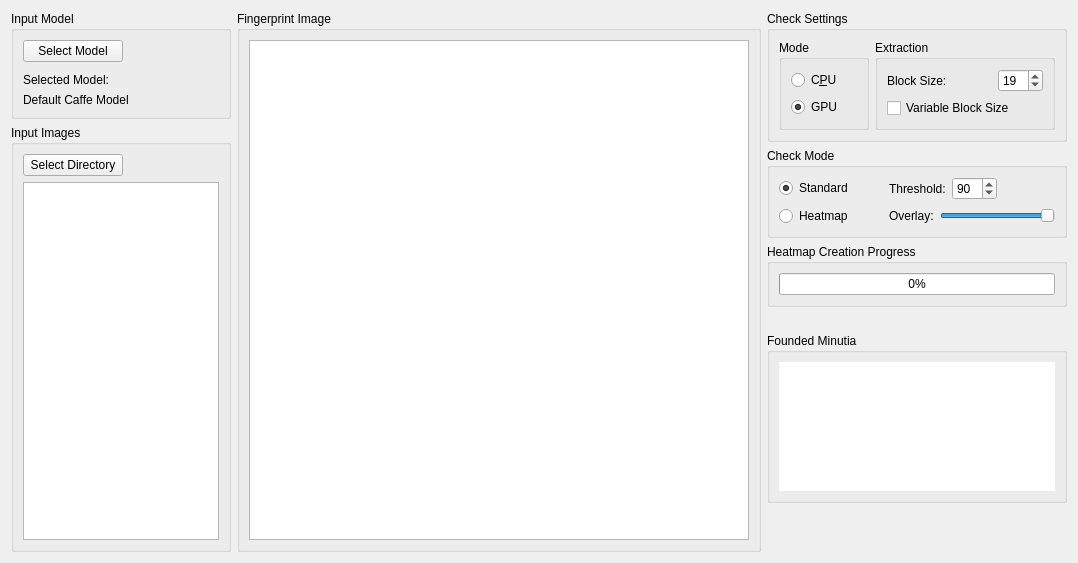
      <widget class="QWidget" name="tab_checker">
       <attribute name="title">
        <string>Minutiae Checker</string>
       </attribute>
       <layout class="QHBoxLayout" name="horizontalLayout_53">
        <item>
         <layout class="QVBoxLayout" name="verticalLayout_15">
          <item>
           <widget class="QGroupBox" name="groupBox_inputModel">
            <property name="maximumSize">
             <size>
              <width>16777215</width>
              <height>120</height>
             </size>
            </property>
            <property name="title">
             <string>Input Model</string>
            </property>
            <layout class="QVBoxLayout" name="verticalLayout_14">
             <item>
              <widget class="QPushButton" name="pushButton_inputModel">
               <property name="sizePolicy">
                <sizepolicy hsizetype="Fixed" vsizetype="Fixed">
                 <horstretch>0</horstretch>
                 <verstretch>0</verstretch>
                </sizepolicy>
               </property>
               <property name="maximumSize">
                <size>
                 <width>100</width>
                 <height>16777215</height>
                </size>
               </property>
               <property name="text">
                <string>Select Model</string>
               </property>
              </widget>
             </item>
             <item>
              <spacer name="verticalSpacer_2">
               <property name="orientation">
                <enum>Qt::Vertical</enum>
               </property>
               <property name="sizeType">
                <enum>QSizePolicy::Fixed</enum>
               </property>
               <property name="sizeHint" stdset="0">
                <size>
                 <width>20</width>
                 <height>5</height>
                </size>
               </property>
              </spacer>
             </item>
             <item>
              <widget class="QLabel" name="label_selectedModel">
               <property name="text">
                <string>Selected Model:</string>
               </property>
              </widget>
             </item>
             <item>
              <widget class="QLabel" name="label_selectedModelName">
               <property name="text">
                <string>Default Caffe Model</string>
               </property>
              </widget>
             </item>
            </layout>
           </widget>
          </item>
          <item>
           <widget class="QGroupBox" name="groupBox_inputImages_2">
            <property name="maximumSize">
             <size>
              <width>220</width>
              <height>16777215</height>
             </size>
            </property>
            <property name="title">
             <string>Input Images</string>
            </property>
            <layout class="QVBoxLayout" name="verticalLayout_12">
             <item>
              <widget class="QPushButton" name="pushButton_inputDirectory_2">
               <property name="sizePolicy">
                <sizepolicy hsizetype="Fixed" vsizetype="Fixed">
                 <horstretch>0</horstretch>
                 <verstretch>0</verstretch>
                </sizepolicy>
               </property>
               <property name="maximumSize">
                <size>
                 <width>100</width>
                 <height>16777215</height>
                </size>
               </property>
               <property name="text">
                <string>Select Directory</string>
               </property>
              </widget>
             </item>
             <item>
              <widget class="QListWidget" name="listWidget_inputImages_2">
               <property name="sizePolicy">
                <sizepolicy hsizetype="Fixed" vsizetype="Expanding">
                 <horstretch>0</horstretch>
                 <verstretch>0</verstretch>
                </sizepolicy>
               </property>
               <property name="maximumSize">
                <size>
                 <width>16777215</width>
                 <height>16777215</height>
                </size>
               </property>
              </widget>
             </item>
            </layout>
           </widget>
          </item>
         </layout>
        </item>
        <item>
         <widget class="QGroupBox" name="groupBox_fingerprintImage_2">
          <property name="title">
           <string>Fingerprint Image</string>
          </property>
          <layout class="QVBoxLayout" name="verticalLayout_11">
           <item>
            <widget class="QGraphicsView" name="graphicsView_fingerprintChecker">
             <property name="minimumSize">
              <size>
               <width>500</width>
               <height>500</height>
              </size>
             </property>
             <property name="dragMode">
              <enum>QGraphicsView::ScrollHandDrag</enum>
             </property>
            </widget>
           </item>
          </layout>
         </widget>
        </item>
        <item>
         <layout class="QVBoxLayout" name="verticalLayout_66">
          <item>
           <widget class="QGroupBox" name="groupBox_minChecker_checkSettings">
            <property name="minimumSize">
             <size>
              <width>300</width>
              <height>0</height>
             </size>
            </property>
            <property name="maximumSize">
             <size>
              <width>300</width>
              <height>16777215</height>
             </size>
            </property>
            <property name="title">
             <string>Check Settings</string>
            </property>
            <layout class="QHBoxLayout" name="horizontalLayout_11">
             <item>
              <widget class="QGroupBox" name="groupBox_minChecker_mode">
               <property name="maximumSize">
                <size>
                 <width>90</width>
                 <height>16777215</height>
                </size>
               </property>
               <property name="title">
                <string>Mode</string>
               </property>
               <layout class="QVBoxLayout" name="verticalLayout_16">
                <item>
                 <widget class="QRadioButton" name="radioButton_minChecker_cpuMode">
                  <property name="text">
                   <string>C&amp;PU</string>
                  </property>
                 </widget>
                </item>
                <item>
                 <widget class="QRadioButton" name="radioButton_minChecker_gpuMode">
                  <property name="text">
                   <string>GPU</string>
                  </property>
                  <property name="checked">
                   <bool>true</bool>
                  </property>
                 </widget>
                </item>
               </layout>
              </widget>
             </item>
             <item>
              <widget class="QGroupBox" name="groupBox_minChecker_extactionSettings">
               <property name="title">
                <string>Extraction</string>
               </property>
               <layout class="QVBoxLayout" name="verticalLayout_26">
                <item>
                 <layout class="QHBoxLayout" name="horizontalLayout_3">
                  <item>
                   <widget class="QLabel" name="label_checkBlockSize">
                    <property name="minimumSize">
                     <size>
                      <width>0</width>
                      <height>0</height>
                     </size>
                    </property>
                    <property name="maximumSize">
                     <size>
                      <width>16777215</width>
                      <height>16777215</height>
                     </size>
                    </property>
                    <property name="text">
                     <string>Block Size:</string>
                    </property>
                   </widget>
                  </item>
                  <item>
                   <widget class="QSpinBox" name="spinBox_checkBlockSize">
                    <property name="maximumSize">
                     <size>
                      <width>45</width>
                      <height>16777215</height>
                     </size>
                    </property>
                    <property name="minimum">
                     <number>5</number>
                    </property>
                    <property name="maximum">
                     <number>40</number>
                    </property>
                    <property name="value">
                     <number>19</number>
                    </property>
                   </widget>
                  </item>
                 </layout>
                </item>
                <item>
                 <widget class="QCheckBox" name="checkBox_variableBlockSize">
                  <property name="text">
                   <string>Variable Block Size</string>
                  </property>
                 </widget>
                </item>
               </layout>
              </widget>
             </item>
            </layout>
           </widget>
          </item>
          <item>
           <widget class="QGroupBox" name="groupBox__minChecker_checkMode">
            <property name="maximumSize">
             <size>
              <width>300</width>
              <height>16777215</height>
             </size>
            </property>
            <property name="title">
             <string>Check Mode</string>
            </property>
            <layout class="QVBoxLayout" name="verticalLayout_65">
             <item>
              <layout class="QHBoxLayout" name="horizontalLayout_10">
               <item>
                <widget class="QRadioButton" name="radioButton_standard">
                 <property name="text">
                  <string>Standard</string>
                 </property>
                 <property name="checked">
                  <bool>true</bool>
                 </property>
                </widget>
               </item>
               <item>
                <spacer name="horizontalSpacer_6">
                 <property name="orientation">
                  <enum>Qt::Horizontal</enum>
                 </property>
                 <property name="sizeType">
                  <enum>QSizePolicy::Fixed</enum>
                 </property>
                 <property name="sizeHint" stdset="0">
                  <size>
                   <width>30</width>
                   <height>20</height>
                  </size>
                 </property>
                </spacer>
               </item>
               <item>
                <widget class="QLabel" name="label_threshold">
                 <property name="text">
                  <string>Threshold:</string>
                 </property>
                </widget>
               </item>
               <item>
                <widget class="QSpinBox" name="spinBox_threshold">
                 <property name="minimumSize">
                  <size>
                   <width>45</width>
                   <height>0</height>
                  </size>
                 </property>
                 <property name="maximumSize">
                  <size>
                   <width>45</width>
                   <height>16777215</height>
                  </size>
                 </property>
                 <property name="maximum">
                  <number>100</number>
                 </property>
                 <property name="value">
                  <number>90</number>
                 </property>
                </widget>
               </item>
               <item>
                <spacer name="horizontalSpacer_7">
                 <property name="orientation">
                  <enum>Qt::Horizontal</enum>
                 </property>
                 <property name="sizeHint" stdset="0">
                  <size>
                   <width>40</width>
                   <height>20</height>
                  </size>
                 </property>
                </spacer>
               </item>
              </layout>
             </item>
             <item>
              <layout class="QHBoxLayout" name="horizontalLayout_2">
               <item>
                <widget class="QRadioButton" name="radioButton_heatmap">
                 <property name="text">
                  <string>Heatmap</string>
                 </property>
                </widget>
               </item>
               <item>
                <spacer name="horizontalSpacer_3">
                 <property name="orientation">
                  <enum>Qt::Horizontal</enum>
                 </property>
                 <property name="sizeType">
                  <enum>QSizePolicy::Fixed</enum>
                 </property>
                 <property name="sizeHint" stdset="0">
                  <size>
                   <width>30</width>
                   <height>20</height>
                  </size>
                 </property>
                </spacer>
               </item>
               <item>
                <widget class="QLabel" name="label_overlay">
                 <property name="enabled">
                  <bool>true</bool>
                 </property>
                 <property name="text">
                  <string>Overlay:</string>
                 </property>
                </widget>
               </item>
               <item>
                <widget class="QSlider" name="horizontalSlider_overlay">
                 <property name="enabled">
                  <bool>true</bool>
                 </property>
                 <property name="maximum">
                  <number>100</number>
                 </property>
                 <property name="value">
                  <number>100</number>
                 </property>
                 <property name="orientation">
                  <enum>Qt::Horizontal</enum>
                 </property>
                </widget>
               </item>
              </layout>
             </item>
            </layout>
           </widget>
          </item>
          <item>
           <widget class="QGroupBox" name="groupBox_heatmapCreationProgress">
            <property name="enabled">
             <bool>true</bool>
            </property>
            <property name="maximumSize">
             <size>
              <width>300</width>
              <height>16777215</height>
             </size>
            </property>
            <property name="title">
             <string>Heatmap Creation Progress</string>
            </property>
            <layout class="QVBoxLayout" name="verticalLayout_17">
             <item>
              <widget class="QProgressBar" name="progressBar_heatmap">
               <property name="enabled">
                <bool>true</bool>
               </property>
               <property name="maximumSize">
                <size>
                 <width>300</width>
                 <height>16777215</height>
                </size>
               </property>
               <property name="value">
                <number>0</number>
               </property>
               <property name="alignment">
                <set>Qt::AlignCenter</set>
               </property>
              </widget>
             </item>
            </layout>
           </widget>
          </item>
          <item>
           <spacer name="verticalSpacer_3">
            <property name="orientation">
             <enum>Qt::Vertical</enum>
            </property>
            <property name="sizeType">
             <enum>QSizePolicy::Fixed</enum>
            </property>
            <property name="sizeHint" stdset="0">
             <size>
              <width>20</width>
              <height>20</height>
             </size>
            </property>
           </spacer>
          </item>
          <item>
           <widget class="QGroupBox" name="groupBox_foundedMinutia">
            <property name="minimumSize">
             <size>
              <width>300</width>
              <height>0</height>
             </size>
            </property>
            <property name="maximumSize">
             <size>
              <width>300</width>
              <height>170</height>
             </size>
            </property>
            <property name="title">
             <string>Founded Minutia   </string>
            </property>
            <layout class="QVBoxLayout" name="verticalLayout_13">
             <item>
              <widget class="QTableWidget" name="tableWidget_foundedMinutia">
               <property name="maximumSize">
                <size>
                 <width>280</width>
                 <height>150</height>
                </size>
               </property>
               <property name="frameShape">
                <enum>QFrame::NoFrame</enum>
               </property>
              </widget>
             </item>
            </layout>
           </widget>
          </item>
          <item>
           <spacer name="verticalSpacer">
            <property name="orientation">
             <enum>Qt::Vertical</enum>
            </property>
            <property name="sizeHint" stdset="0">
             <size>
              <width>20</width>
              <height>40</height>
             </size>
            </property>
           </spacer>
          </item>
         </layout>
        </item>
       </layout>
      </widget>
